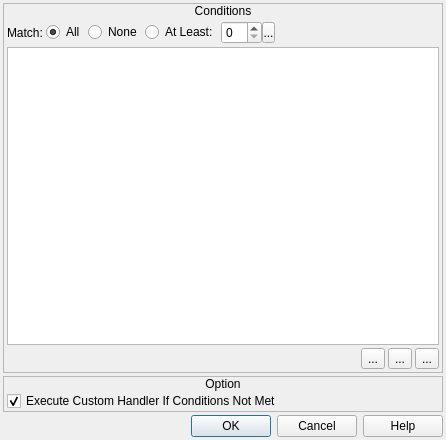
<?xml version="1.0" encoding="UTF-8"?>
<ui version="4.0">
 <class>ConfigureEvent_MapConditionalBranch</class>
 <widget class="QDialog" name="ConfigureEvent_MapConditionalBranch">
  <property name="geometry">
   <rect>
    <x>0</x>
    <y>0</y>
    <width>446</width>
    <height>440</height>
   </rect>
  </property>
  <property name="windowTitle">
   <string>Conditional Branch</string>
  </property>
  <property name="windowIcon">
   <iconset resource="gui_icons.qrc">
    <normaloff>:/icons/openrpgmaker.png</normaloff>:/icons/openrpgmaker.png</iconset>
  </property>
  <property name="styleSheet">
   <string notr="true">.QFrame
{
	border-width: 1px;
	border-style: solid;
	border-color: palette(window-text);
}

.QFrame&gt;QLabel
{
	border-width: 0px;
	background-color: palette(window-text);
	color: palette(window);
	font-weight: bold;
}

.QFrame&gt;QCheckBox
{
	background-color: palette(window-text);
	border-width: 0px;
	border-style: none;
	color: palette(window);
	spacing: 3px;
	font-weight: bold;
	padding: 0px 0px 0px 3px;
}

.QFrame&gt;QCheckBox::indicator
{
	min-width: 8px;
	max-width: 8px;
	min-height: 8px;
	max-height: 8px;
	width: 8px;
	height: 8px;
	border-width: 2px;
	border-radius: 0px;
	border-style: ridge;
	border-color: palette(mid);
}

.QFrame&gt;QCheckBox::indicator:unchecked
{
	background-color: palette(base);
}

.QFrame&gt;QCheckBox::indicator:checked
{
	background-color: palette(window-text);
}

.QFrame&gt;QCheckBox::indicator:hover
{
	border-color: palette(highlight);
}</string>
  </property>
  <layout class="QVBoxLayout" name="verticalLayout_3">
   <property name="spacing">
    <number>3</number>
   </property>
   <property name="margin">
    <number>3</number>
   </property>
   <item>
    <widget class="QFrame" name="frame">
     <property name="frameShape">
      <enum>QFrame::StyledPanel</enum>
     </property>
     <property name="frameShadow">
      <enum>QFrame::Raised</enum>
     </property>
     <layout class="QVBoxLayout" name="verticalLayout">
      <property name="spacing">
       <number>0</number>
      </property>
      <property name="margin">
       <number>0</number>
      </property>
      <item>
       <widget class="QLabel" name="label">
        <property name="sizePolicy">
         <sizepolicy hsizetype="Preferred" vsizetype="Fixed">
          <horstretch>0</horstretch>
          <verstretch>0</verstretch>
         </sizepolicy>
        </property>
        <property name="text">
         <string>Conditions</string>
        </property>
        <property name="alignment">
         <set>Qt::AlignCenter</set>
        </property>
       </widget>
      </item>
      <item>
       <widget class="QWidget" name="widget" native="true">
        <layout class="QVBoxLayout" name="verticalLayout_2">
         <property name="spacing">
          <number>3</number>
         </property>
         <property name="margin">
          <number>3</number>
         </property>
         <item>
          <widget class="QWidget" name="widget_2" native="true">
           <property name="sizePolicy">
            <sizepolicy hsizetype="Preferred" vsizetype="Fixed">
             <horstretch>0</horstretch>
             <verstretch>0</verstretch>
            </sizepolicy>
           </property>
           <layout class="QHBoxLayout" name="horizontalLayout">
            <property name="spacing">
             <number>3</number>
            </property>
            <property name="margin">
             <number>0</number>
            </property>
            <item>
             <widget class="QLabel" name="label_2">
              <property name="text">
               <string>Match:</string>
              </property>
             </widget>
            </item>
            <item>
             <widget class="QRadioButton" name="rbMatchAll">
              <property name="sizePolicy">
               <sizepolicy hsizetype="Fixed" vsizetype="Fixed">
                <horstretch>0</horstretch>
                <verstretch>0</verstretch>
               </sizepolicy>
              </property>
              <property name="text">
               <string>All</string>
              </property>
              <property name="checked">
               <bool>true</bool>
              </property>
             </widget>
            </item>
            <item>
             <widget class="QRadioButton" name="rbMatchNone">
              <property name="sizePolicy">
               <sizepolicy hsizetype="Fixed" vsizetype="Fixed">
                <horstretch>0</horstretch>
                <verstretch>0</verstretch>
               </sizepolicy>
              </property>
              <property name="text">
               <string>None</string>
              </property>
             </widget>
            </item>
            <item>
             <widget class="QRadioButton" name="rbMatchAtLeast">
              <property name="sizePolicy">
               <sizepolicy hsizetype="Fixed" vsizetype="Fixed">
                <horstretch>0</horstretch>
                <verstretch>0</verstretch>
               </sizepolicy>
              </property>
              <property name="text">
               <string>At Least:</string>
              </property>
             </widget>
            </item>
            <item>
             <widget class="QWidget" name="wNumConditions" native="true">
              <property name="sizePolicy">
               <sizepolicy hsizetype="Fixed" vsizetype="Fixed">
                <horstretch>0</horstretch>
                <verstretch>0</verstretch>
               </sizepolicy>
              </property>
              <layout class="QHBoxLayout" name="horizontalLayout_6">
               <property name="spacing">
                <number>0</number>
               </property>
               <property name="margin">
                <number>0</number>
               </property>
               <item>
                <widget class="QSpinBox" name="sbNumConditions">
                 <property name="sizePolicy">
                  <sizepolicy hsizetype="Preferred" vsizetype="Fixed">
                   <horstretch>0</horstretch>
                   <verstretch>0</verstretch>
                  </sizepolicy>
                 </property>
                 <property name="accelerated">
                  <bool>true</bool>
                 </property>
                 <property name="maximum">
                  <number>99</number>
                 </property>
                </widget>
               </item>
               <item>
                <widget class="SpinBoxSideButton" name="bNumConditionsSideButton">
                 <property name="minimumSize">
                  <size>
                   <width>13</width>
                   <height>21</height>
                  </size>
                 </property>
                 <property name="maximumSize">
                  <size>
                   <width>13</width>
                   <height>21</height>
                  </size>
                 </property>
                 <property name="text">
                  <string>...</string>
                 </property>
                 <property name="icon">
                  <iconset resource="gui_icons.qrc">
                   <normaloff>:/icons/spinBoxSideButton.png</normaloff>:/icons/spinBoxSideButton.png</iconset>
                 </property>
                 <property name="iconSize">
                  <size>
                   <width>8</width>
                   <height>16</height>
                  </size>
                 </property>
                </widget>
               </item>
              </layout>
             </widget>
            </item>
            <item>
             <spacer name="horizontalSpacer">
              <property name="orientation">
               <enum>Qt::Horizontal</enum>
              </property>
              <property name="sizeHint" stdset="0">
               <size>
                <width>40</width>
                <height>20</height>
               </size>
              </property>
             </spacer>
            </item>
           </layout>
          </widget>
         </item>
         <item>
          <widget class="QListWidget" name="lwConditions">
           <property name="verticalScrollMode">
            <enum>QAbstractItemView::ScrollPerPixel</enum>
           </property>
           <property name="horizontalScrollMode">
            <enum>QAbstractItemView::ScrollPerPixel</enum>
           </property>
          </widget>
         </item>
         <item>
          <widget class="QWidget" name="widget_3" native="true">
           <property name="sizePolicy">
            <sizepolicy hsizetype="Preferred" vsizetype="Fixed">
             <horstretch>0</horstretch>
             <verstretch>0</verstretch>
            </sizepolicy>
           </property>
           <layout class="QHBoxLayout" name="horizontalLayout_2">
            <property name="spacing">
             <number>3</number>
            </property>
            <property name="margin">
             <number>0</number>
            </property>
            <item>
             <spacer name="horizontalSpacer_2">
              <property name="orientation">
               <enum>Qt::Horizontal</enum>
              </property>
              <property name="sizeHint" stdset="0">
               <size>
                <width>371</width>
                <height>20</height>
               </size>
              </property>
             </spacer>
            </item>
            <item>
             <widget class="QToolButton" name="bRemoveCondition">
              <property name="text">
               <string>...</string>
              </property>
              <property name="icon">
               <iconset resource="gui_icons.qrc">
                <normaloff>:/icons/minus.png</normaloff>:/icons/minus.png</iconset>
              </property>
             </widget>
            </item>
            <item>
             <widget class="QToolButton" name="bAddCondition">
              <property name="text">
               <string>...</string>
              </property>
              <property name="icon">
               <iconset resource="gui_icons.qrc">
                <normaloff>:/icons/plus.png</normaloff>:/icons/plus.png</iconset>
              </property>
             </widget>
            </item>
            <item>
             <widget class="QToolButton" name="bConfigureCondition">
              <property name="text">
               <string>...</string>
              </property>
              <property name="icon">
               <iconset resource="gui_icons.qrc">
                <normaloff>:/icons/configure.png</normaloff>:/icons/configure.png</iconset>
              </property>
             </widget>
            </item>
           </layout>
          </widget>
         </item>
        </layout>
       </widget>
      </item>
     </layout>
    </widget>
   </item>
   <item>
    <widget class="QFrame" name="frame_2">
     <property name="sizePolicy">
      <sizepolicy hsizetype="Preferred" vsizetype="Fixed">
       <horstretch>0</horstretch>
       <verstretch>0</verstretch>
      </sizepolicy>
     </property>
     <property name="frameShape">
      <enum>QFrame::StyledPanel</enum>
     </property>
     <property name="frameShadow">
      <enum>QFrame::Raised</enum>
     </property>
     <layout class="QVBoxLayout" name="verticalLayout_4">
      <property name="spacing">
       <number>0</number>
      </property>
      <property name="margin">
       <number>0</number>
      </property>
      <item>
       <widget class="QLabel" name="label_3">
        <property name="sizePolicy">
         <sizepolicy hsizetype="Preferred" vsizetype="Fixed">
          <horstretch>0</horstretch>
          <verstretch>0</verstretch>
         </sizepolicy>
        </property>
        <property name="text">
         <string>Option</string>
        </property>
        <property name="alignment">
         <set>Qt::AlignCenter</set>
        </property>
       </widget>
      </item>
      <item>
       <widget class="QWidget" name="widget_4" native="true">
        <layout class="QHBoxLayout" name="horizontalLayout_3">
         <property name="spacing">
          <number>0</number>
         </property>
         <property name="leftMargin">
          <number>3</number>
         </property>
         <property name="topMargin">
          <number>0</number>
         </property>
         <property name="rightMargin">
          <number>3</number>
         </property>
         <property name="bottomMargin">
          <number>0</number>
         </property>
         <item>
          <widget class="QCheckBox" name="cbExecuteCustomHandler">
           <property name="text">
            <string>Execute Custom Handler If Conditions Not Met</string>
           </property>
           <property name="checked">
            <bool>true</bool>
           </property>
          </widget>
         </item>
        </layout>
       </widget>
      </item>
     </layout>
    </widget>
   </item>
   <item>
    <widget class="QDialogButtonBox" name="buttonBox">
     <property name="orientation">
      <enum>Qt::Horizontal</enum>
     </property>
     <property name="standardButtons">
      <set>QDialogButtonBox::Cancel|QDialogButtonBox::Help|QDialogButtonBox::Ok</set>
     </property>
    </widget>
   </item>
  </layout>
 </widget>
 <customwidgets>
  <customwidget>
   <class>SpinBoxSideButton</class>
   <extends>QToolButton</extends>
   <header>spinboxsidebutton.h</header>
  </customwidget>
 </customwidgets>
 <resources>
  <include location="gui_icons.qrc"/>
 </resources>
 <connections>
  <connection>
   <sender>buttonBox</sender>
   <signal>accepted()</signal>
   <receiver>ConfigureEvent_MapConditionalBranch</receiver>
   <slot>accept()</slot>
   <hints>
    <hint type="sourcelabel">
     <x>248</x>
     <y>254</y>
    </hint>
    <hint type="destinationlabel">
     <x>157</x>
     <y>274</y>
    </hint>
   </hints>
  </connection>
  <connection>
   <sender>buttonBox</sender>
   <signal>rejected()</signal>
   <receiver>ConfigureEvent_MapConditionalBranch</receiver>
   <slot>reject()</slot>
   <hints>
    <hint type="sourcelabel">
     <x>316</x>
     <y>260</y>
    </hint>
    <hint type="destinationlabel">
     <x>286</x>
     <y>274</y>
    </hint>
   </hints>
  </connection>
 </connections>
</ui>
